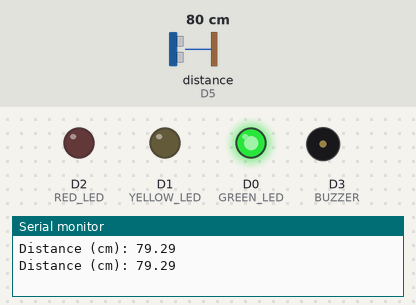
This sketch was run on a simulated ESP8266 (NodeMCU). Parts: output pins drawn as LEDs (lit = HIGH), buzzer (waves = sounding), the last lines printed to the serial monitor. Wiring (inferred from the names in the program): ultrasonic range finder: trigger D6; echo D5. The inputs (shaded band) are chosen by the test bench; at power-on: distance to the obstacle (sensor on D5) 80 cm. The echo pulse lasts 58.3 µs per cm; pins used as bus, display or sensor lines are not drawn.

Above: at 1.8 s.
1.9 s: distance to the obstacle (sensor on D5) set to 23 cm
3.4 s: distance to the obstacle (sensor on D5) set to 19 cm
At 5.1 s:
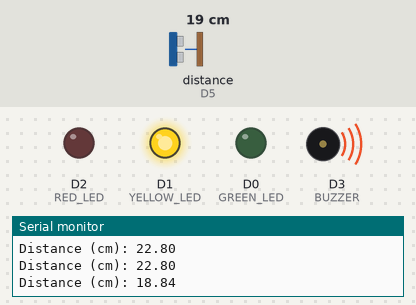
5.5 s: distance to the obstacle (sensor on D5) set to 12 cm
8.0 s: distance to the obstacle (sensor on D5) set to 9 cm
At 9.4 s:
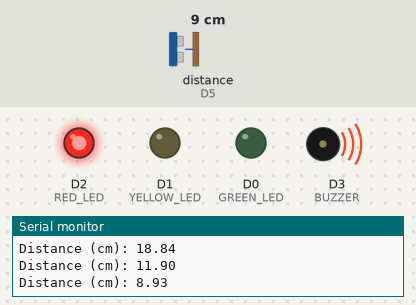
9.7 s: distance to the obstacle (sensor on D5) set to 35 cm
At 11.7 s:
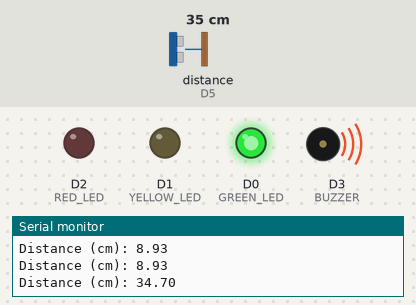
12.2 s: distance to the obstacle (sensor on D5) set to 2 cm
At 13.3 s:
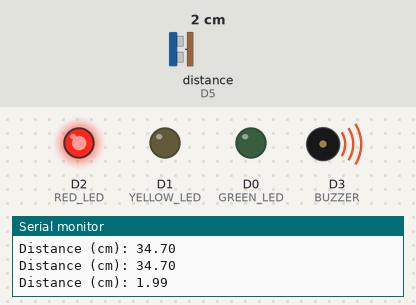
Timing chart, 0 to 15.2 s (numbered marks = the images above; inputs shaded):
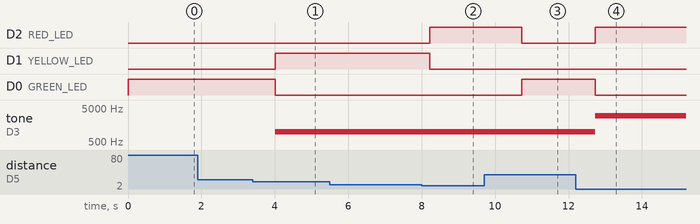

The sketch:

ReverseParkingSystem.ino
```cpp
// Author: Iman Zulhakim
// Reverse Parking System
// 5/9/2024

const int trigPin = 12; //D6
const int echoPin = 14; //D5

#define GREEN_LED D0
#define YELLOW_LED D1
#define RED_LED D2
#define BUZZER D3

// Define sound velocity in cm/uS
#define SOUND_VELOCITY 0.034

long duration;
float distanceCm;

void setup() {
  Serial.begin(115200);         // Start serial communication
  pinMode(trigPin, OUTPUT);     // Set the trigPin as an Output
  pinMode(echoPin, INPUT);      // Set the echoPin as an Input
  pinMode(GREEN_LED, OUTPUT);   // Set green LED pin as output
  pinMode(YELLOW_LED, OUTPUT);  // Set yellow LED pin as output
  pinMode(RED_LED, OUTPUT);     // Set red LED pin as output
  pinMode(BUZZER, OUTPUT);      // Set buzzer pin as output
}

void loop() {
  // Clear the trigPin
  digitalWrite(trigPin, LOW);
  delayMicroseconds(2);
  // Set the trigPin on HIGH state for 10 microseconds
  digitalWrite(trigPin, HIGH);
  delayMicroseconds(10);
  digitalWrite(trigPin, LOW);

  // Read the echoPin, returns the sound wave travel time in microseconds
  duration = pulseIn(echoPin, HIGH);

  // Calculate the distance in centimeters
  distanceCm = duration * SOUND_VELOCITY / 2;

  // Print the distance on the Serial Monitor
  Serial.print("Distance (cm): ");
  Serial.println(distanceCm);

  // Check distance and act accordingly
  if (distanceCm > 20) { // Light Green LED when above 20 cm
    digitalWrite(GREEN_LED, HIGH);
    digitalWrite(YELLOW_LED, LOW);
    digitalWrite(RED_LED, LOW);
    noTone(BUZZER);  // Turn off the buzzer
  } else if (distanceCm > 10) { // Light Yellow LED when between 10 to 20 cm
    digitalWrite(GREEN_LED, LOW);
    digitalWrite(YELLOW_LED, HIGH);
    digitalWrite(RED_LED, LOW);
    tone(BUZZER, 1000);  // Turn on the buzzer at 1000 Hz
    delay(200);          // Buzzer on for 200 milliseconds
    noTone(BUZZER);      // Turn off the buzzer
    delay(200);          // Wait for 200 milliseconds
  } else if (distanceCm > 5) { // Light Red LED when between 5 to 10 cm
    digitalWrite(GREEN_LED, LOW);
    digitalWrite(YELLOW_LED, LOW);
    digitalWrite(RED_LED, HIGH);
    tone(BUZZER, 1000);  // Turn on the buzzer at 1000 Hz
    delay(200);          // Buzzer on for 200 milliseconds
    noTone(BUZZER);      // Turn off the buzzer
    delay(50);           // Wait for 50 milliseconds

  } else { // keep lighting the Red LED when below 5 cm but beep longer
    digitalWrite(GREEN_LED, LOW);
    digitalWrite(YELLOW_LED, LOW);
    digitalWrite(RED_LED, HIGH);
    tone(BUZZER, 3000);  // Turn on the buzzer at 3000 Hz
    delay(5000);           // Buzzer on for 5000 milliseconds
    noTone(BUZZER);      // Turn off the buzzer


  }
  delay(1000);  // Wait 1 seconds before taking the next measurement

}
```

Measured:
- the behaviour switches between 21 and 20 cm on distance to the obstacle (sensor on D5) (found by bisection; images 0 and 1)
- the behaviour switches between 11 and 10 cm on distance to the obstacle (sensor on D5) (found by bisection; images 1 and 2)
- after the input at 3.4 s, D1 (YELLOW_LED): LOW → HIGH after 0.62 s; D0 (GREEN_LED): HIGH → LOW after 0.62 s; tone on D3 (BUZZER): silent → 1000 Hz after 0.62 s
- after the input at 8.0 s, D2 (RED_LED): LOW → HIGH after 0.22 s; D1 (YELLOW_LED): HIGH → LOW after 0.22 s
- after the input at 9.7 s, D2 (RED_LED): HIGH → LOW after 1.0 s; D0 (GREEN_LED): LOW → HIGH after 1.0 s
- after the input at 12.2 s, D2 (RED_LED): LOW → HIGH after 0.53 s; D0 (GREEN_LED): HIGH → LOW after 0.53 s; tone on D3 (BUZZER): 1000 Hz → 3000 Hz after 0.53 s
